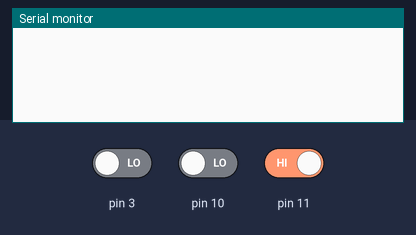
Simulated run of this sketch. Board: Arduino Uno, built with avr-gcc and run on an emulated ATmega328P. Shown: the last lines printed to the serial monitor. Inputs (shaded band) come from the test bench; at power-on: pin 3 LOW, pin 10 LOW, pin 11 HIGH.

Above: at 1.2 s.
1.3 s: pin 3 driven HIGH
At 1.7 s:
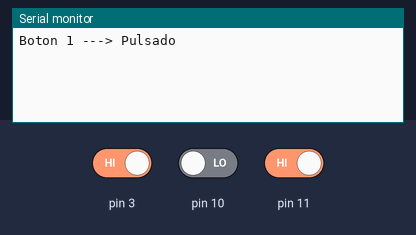
2.8 s: pin 3 driven LOW
At 4.0 s:
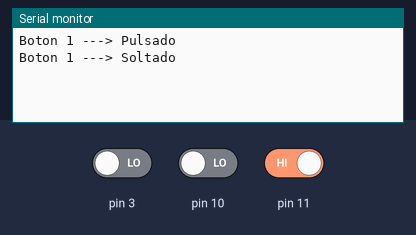
4.3 s: pin 10 driven HIGH
At 5.2 s:
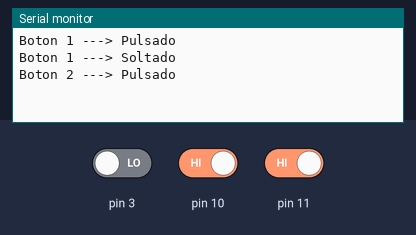
5.8 s: pin 11 driven LOW
At 6.3 s:
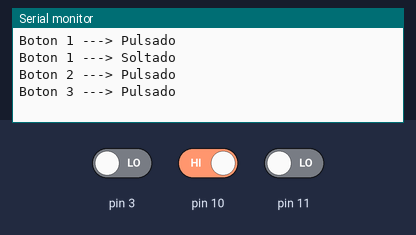
7.3 s: pin 10 driven LOW
At 8.5 s:
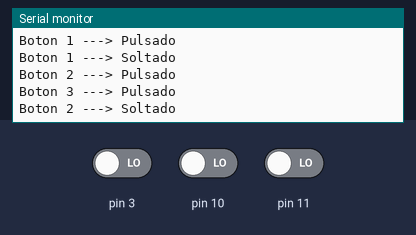
8.8 s: pin 11 driven HIGH
At 9.8 s:
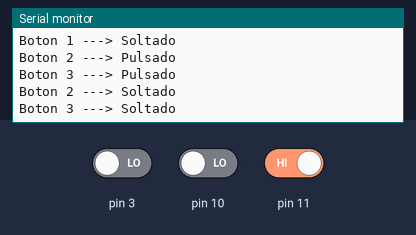

Measured:
- after the input at 1.3 s, the serial monitor: prints a new line at once (image 1)
- after the input at 2.8 s, the serial monitor: prints a new line at once (image 2)
- after the input at 4.3 s, the serial monitor: prints a new line at once (image 3)
- after the input at 5.8 s, the serial monitor: prints a new line at once (image 4)
- after the input at 7.3 s, the serial monitor: prints a new line at once (image 5)
- after the input at 8.8 s, the serial monitor: prints a new line at once (image 6)

The sketch:

p1a.ino
```cpp
#include "Arduino.h"
//The setup function is called once at startup of the sketch

int aux1 = 0, aux2 = 0, aux3 = 1;
void setup()
{
	pinMode(3, INPUT);
	pinMode(10, INPUT);
	pinMode(11, INPUT);

	Serial.begin(115200);
}

// The loop function is called in an endless loop
void loop()
{
	int v1 = digitalRead(3);
	int v2 = digitalRead(10);
	int v3 = digitalRead(11);

	if(v1 != aux1)
	{
		aux1 = v1;
		if (v1 == 1) Serial.println("Boton 1 ---> Pulsado");
		else Serial.println("Boton 1 ---> Soltado");
	}

	if(v2 != aux2)
	{
		aux2 = v2;
		if (v2 == 1) Serial.println("Boton 2 ---> Pulsado");
		else Serial.println("Boton 2 ---> Soltado");
	}

	if(v3 != aux3)
	{
		aux3 = v3;
		if (v3 == 0) Serial.println("Boton 3 ---> Pulsado");
		else Serial.println("Boton 3 ---> Soltado");
	}
}
```

sloeber.ino.cpp
```cpp
#ifdef __IN_ECLIPSE__
//This is a automatic generated file
//Please do not modify this file
//If you touch this file your change will be overwritten during the next build
//This file has been generated on 2024-02-26 10:14:17

#include "Arduino.h"
#include "Arduino.h"

void setup() ;
void loop() ;

#include "p1a.ino"


#endif
```
